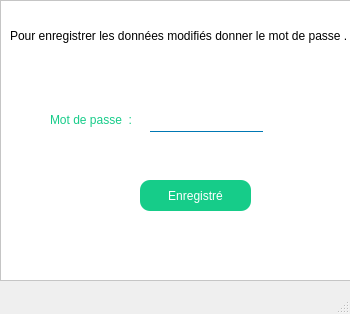
<?xml version="1.0" encoding="UTF-8"?>
<ui version="4.0">
 <class>Enregistre</class>
 <widget class="QMainWindow" name="Enregistre">
  <property name="geometry">
   <rect>
    <x>0</x>
    <y>0</y>
    <width>350</width>
    <height>314</height>
   </rect>
  </property>
  <property name="windowTitle">
   <string>MainWindow</string>
  </property>
  <property name="styleSheet">
   <string notr="true">QLineEdit {
background: transparent;
	border : none;
	color:rgb(22, 204, 137);
	border-bottom: 1px solid  rgb(0, 120, 180);
font: 11pt &quot;Century Gothic&quot;;
}
QLabel{
color:rgb(22, 204, 137);
font: 10pt &quot;Century Gothic&quot;;
}</string>
  </property>
  <widget class="QWidget" name="centralwidget">
   <widget class="QLabel" name="label_2">
    <property name="geometry">
     <rect>
      <x>500</x>
      <y>260</y>
      <width>49</width>
      <height>16</height>
     </rect>
    </property>
    <property name="text">
     <string/>
    </property>
   </widget>
   <widget class="QFrame" name="frame">
    <property name="geometry">
     <rect>
      <x>0</x>
      <y>0</y>
      <width>351</width>
      <height>281</height>
     </rect>
    </property>
    <property name="styleSheet">
     <string notr="true">background-color: rgb(255, 255, 255);</string>
    </property>
    <property name="frameShape">
     <enum>QFrame::StyledPanel</enum>
    </property>
    <property name="frameShadow">
     <enum>QFrame::Raised</enum>
    </property>
    <widget class="QPushButton" name="pushButton">
     <property name="geometry">
      <rect>
       <x>140</x>
       <y>180</y>
       <width>111</width>
       <height>31</height>
      </rect>
     </property>
     <property name="styleSheet">
      <string notr="true">font: 11pt &quot;Century Gothic&quot;;
color:white;
background-color: rgb(22, 204, 137);
;
border-radius:10px;</string>
     </property>
     <property name="text">
      <string>Enregistré</string>
     </property>
    </widget>
    <widget class="QLabel" name="label_3">
     <property name="geometry">
      <rect>
       <x>10</x>
       <y>10</y>
       <width>361</width>
       <height>51</height>
      </rect>
     </property>
     <property name="styleSheet">
      <string notr="true">font: 8pt &quot;Century Schoolbook&quot;;
color: rgb(0, 0, 0);</string>
     </property>
     <property name="text">
      <string>Pour enregistrer les données modifiés donner le mot de passe . </string>
     </property>
    </widget>
    <widget class="QLineEdit" name="lineEdit">
     <property name="geometry">
      <rect>
       <x>150</x>
       <y>110</y>
       <width>113</width>
       <height>22</height>
      </rect>
     </property>
     <property name="echoMode">
      <enum>QLineEdit::Password</enum>
     </property>
    </widget>
    <widget class="QLabel" name="label">
     <property name="geometry">
      <rect>
       <x>50</x>
       <y>110</y>
       <width>101</width>
       <height>20</height>
      </rect>
     </property>
     <property name="text">
      <string>Mot de passe  :</string>
     </property>
    </widget>
   </widget>
  </widget>
  <widget class="QMenuBar" name="menubar">
   <property name="geometry">
    <rect>
     <x>0</x>
     <y>0</y>
     <width>350</width>
     <height>22</height>
    </rect>
   </property>
  </widget>
  <widget class="QStatusBar" name="statusbar"/>
 </widget>
 <resources/>
 <connections/>
</ui>
